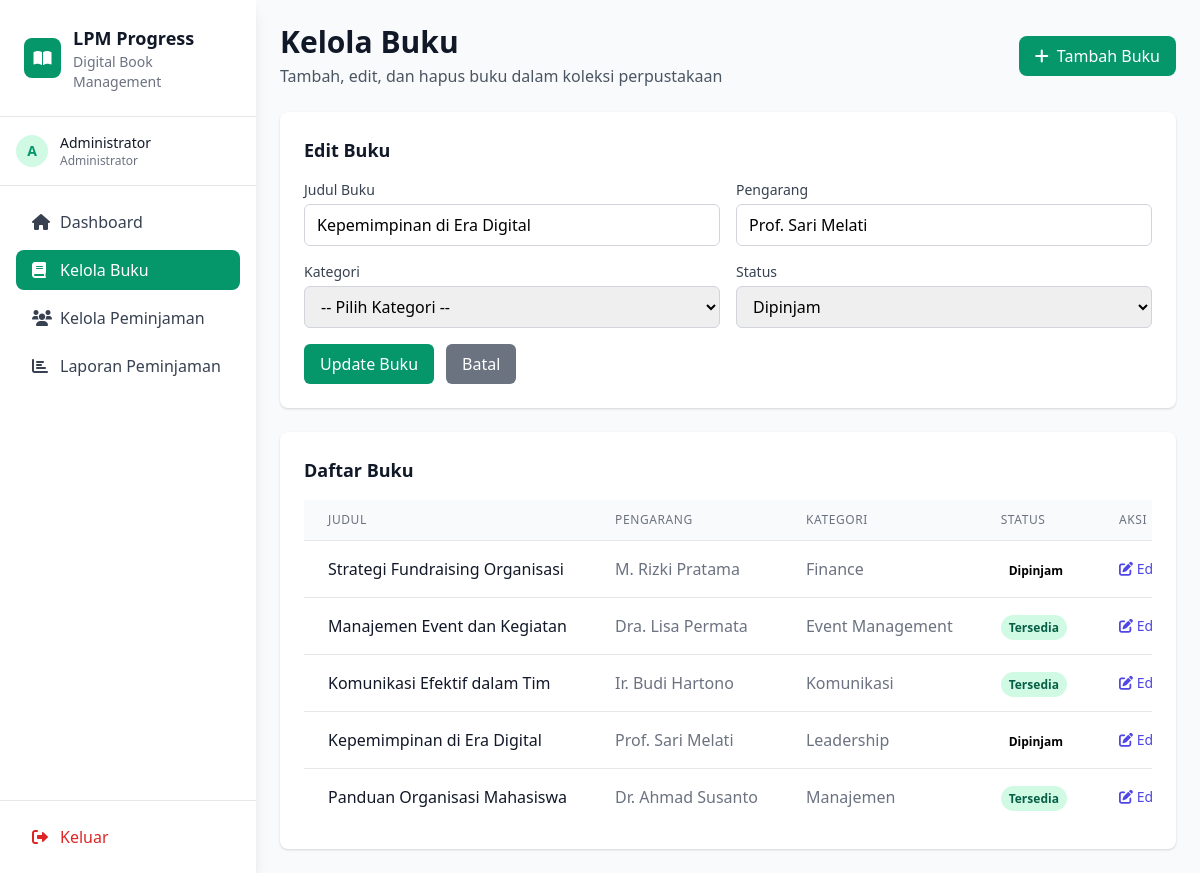
The app's page /pages/admin/kelola_buku.php?edit=2 (signed in) with its own data.
### tables this page shows
CREATE TABLE buku (
    id_buku INT AUTO_INCREMENT PRIMARY KEY,
    judul VARCHAR(200) NOT NULL,
    pengarang VARCHAR(100) NOT NULL,
    kategori VARCHAR(50),
    status ENUM('tersedia', 'dipinjam', 'rusak') DEFAULT 'tersedia'
);

### pages/admin/kelola_buku.php (the view, shortened to what this page needs)
<?php
include '../../includes/header.php';
$database = new Database();
$db = $database->getConnection();
$query = "SELECT * FROM buku WHERE status != 'arsip' ORDER BY id_buku DESC";
$stmt = $db->prepare($query);
$stmt->execute();
$books = $stmt->fetchAll(PDO::FETCH_ASSOC);
$edit_book = null;
if (isset($_GET['edit'])) {
    $edit_id = $_GET['edit'];
    $query = "SELECT * FROM buku WHERE id_buku = :id_buku";
    $stmt = $db->prepare($query);
    $stmt->bindParam(':id_buku', $edit_id);
    $stmt->execute();
    $edit_book = $stmt->fetch(PDO::FETCH_ASSOC);
}
?>
<div class="flex h-screen bg-gray-50">
    <?php include '../../includes/sidebar.php'; ?>
    <main class="flex-1 overflow-auto">
        <div class="p-6 space-y-6">
            <div class="flex items-center justify-between">
                <div>
                    <h1 class="text-3xl font-bold text-gray-900">Kelola Buku</h1>
                    <p class="text-gray-600 mt-1">Tambah, edit, dan hapus buku dalam koleksi perpustakaan</p>
                </div>
                <button onclick="showAddForm()" class="bg-green-600 hover:bg-green-700 text-white px-4 py-2 rounded-lg">
                    <i class="fas fa-plus mr-2"></i>Tambah Buku
                </button>
            </div>
            <div id="bookForm" class="bg-white rounded-lg shadow p-6" style="display: <?php echo $edit_book ? 'block' : 'none'; ?>;">
                <h3 class="text-lg font-semibold text-gray-900 mb-4">
                    <?php echo $edit_book ? 'Edit Buku' : 'Tambah Buku Baru'; ?>
                </h3>
                <form method="POST" class="space-y-4">
                    <div class="grid grid-cols-1 md:grid-cols-2 gap-4">
                        <div>
                            <label for="judul" class="block text-sm font-medium text-gray-700 mb-1">Judul Buku</label>
                            <input type="text" id="judul" name="judul" required
                                   value="<?php echo $edit_book ? htmlspecialchars($edit_book['judul']) : ''; ?>"
                                   class="w-full px-3 py-2 border border-gray-300 rounded-md focus:outline-none focus:ring-2 focus:ring-green-500">
                        </div>
                        <div>
                            <label for="pengarang" class="block text-sm font-medium text-gray-700 mb-1">Pengarang</label>
                            <input type="text" id="pengarang" name="pengarang" required
                                   value="<?php echo $edit_book ? htmlspecialchars($edit_book['pengarang']) : ''; ?>"
                                   class="w-full px-3 py-2 border border-gray-300 rounded-md focus:outline-none focus:ring-2 focus:ring-green-500">
                        </div>
                        <div>
                            <label for="kategori" class="block text-sm font-medium text-gray-700 mb-1">Kategori</label>
<select id="kategori" name="kategori" required
        class="w-full px-3 py-2 border border-gray-300 rounded-md focus:outline-none focus:ring-2 focus:ring-green-500">
    <option value="">-- Pilih Kategori --</option>
</select>
                        </div>
                        <?php if ($edit_book): ?>
                        <div>
                            <label for="status" class="block text-sm font-medium text-gray-700 mb-1">Status</label>
                            <select id="status" name="status" required
                                    class="w-full px-3 py-2 border border-gray-300 rounded-md focus:outline-none focus:ring-2 focus:ring-green-500">
                                <option value="dipinjam" <?php echo ($edit_book['status'] == 'dipinjam') ? 'selected' : ''; ?>>Dipinjam</option>
                            </select>
                        </div>
                        <?php endif; ?>
                    </div>
                    <div class="flex space-x-3">
                        <button type="submit" class="bg-green-600 hover:bg-green-700 text-white px-4 py-2 rounded-md">
                            <?php echo $edit_book ? 'Update Buku' : 'Tambah Buku'; ?>
                        </button>
                        <button type="button" onclick="hideForm()" class="bg-gray-500 hover:bg-gray-600 text-white px-4 py-2 rounded-md">
                            Batal
                        </button>
                    </div>
                </form>
            </div>
            <div class="bg-white rounded-lg shadow">
                <div class="p-6">
                    <h3 class="text-lg font-semibold text-gray-900 mb-4">Daftar Buku</h3>
                    <div class="overflow-x-auto">
                        <table class="min-w-full divide-y divide-gray-200">
                            <thead class="bg-gray-50">
                                <tr>
                                    <th class="px-6 py-3 text-left text-xs font-medium text-gray-500 uppercase tracking-wider">Judul</th>
                                    <th class="px-6 py-3 text-left text-xs font-medium text-gray-500 uppercase tracking-wider">Pengarang</th>
                                    <th class="px-6 py-3 text-left text-xs font-medium text-gray-500 uppercase tracking-wider">Kategori</th>
                                    <th class="px-6 py-3 text-left text-xs font-medium text-gray-500 uppercase tracking-wider">Status</th>
                                    <th class="px-6 py-3 text-left text-xs font-medium text-gray-500 uppercase tracking-wider">Aksi</th>
                                </tr>
                            </thead>
                            <tbody class="bg-white divide-y divide-gray-200">
                                <?php foreach ($books as $book): ?>
                                <tr>
                                    <td class="px-6 py-4 whitespace-nowrap">
                                        <div class="font-medium text-gray-900"><?php echo htmlspecialchars($book['judul']); ?></div>
                                    </td>
                                    <td class="px-6 py-4 whitespace-nowrap text-gray-500">
                                        <?php echo htmlspecialchars($book['pengarang']); ?>
                                    </td>
                                    <td class="px-6 py-4 whitespace-nowrap text-gray-500">
                                        <?php echo htmlspecialchars($book['kategori']); ?>
                                    </td>
                                    <td class="px-6 py-4 whitespace-nowrap">
                                        <span class="px-2 py-1 text-xs font-semibold rounded-full
                                            <?php
                                            switch($book['status']) {
                                                case 'tersedia': echo 'bg-green-100 text-green-800'; break;
                                                case 'dipinjam': echo 'bg-orange-100 text-orange-800'; break;
                                            }
                                            ?>">
                                            <?php echo ucfirst($book['status']); ?>
                                        </span>
                                    </td>
                                    <td class="px-6 py-4 whitespace-nowrap text-sm font-medium">
                                        <a href="?edit=<?php echo $book['id_buku']; ?>" class="text-indigo-600 hover:text-indigo-900 mr-3">
                                            <i class="fas fa-edit"></i> Edit
                                        </a>
                                    </td>
                                </tr>
                                <?php endforeach; ?>
                            </tbody>
                        </table>
                    </div>
                </div>
            </div>
        </div>
    </main>
</div>
<?php include '../../includes/footer.php'; ?>

### records on screen
buku: judul "Kepemimpinan di Era Digital", pengarang "Prof. Sari Melati", status "Dipinjam", kategori "Leadership"
buku: judul "Strategi Fundraising Organisasi", pengarang "M. Rizki Pratama", kategori "Finance", status "Dipinjam"
buku: judul "Manajemen Event dan Kegiatan", pengarang "Dra. Lisa Permata", kategori "Event Management", status "Tersedia"
buku: judul "Komunikasi Efektif dalam Tim", pengarang "Ir. Budi Hartono", kategori "Komunikasi", status "Tersedia"
buku: judul "Panduan Organisasi Mahasiswa", pengarang "Dr. Ahmad Susanto", kategori "Manajemen", status "Tersedia"

### other values on screen
substr($_SESSION['nama'], 0, 1) "A"
$_SESSION['nama'] "Administrator"
